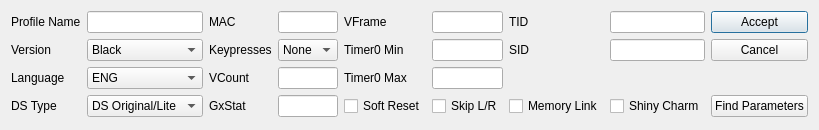
<?xml version="1.0" encoding="UTF-8"?>
<ui version="4.0">
 <class>ProfileEditor5</class>
 <widget class="QDialog" name="ProfileEditor5">
  <property name="geometry">
   <rect>
    <x>0</x>
    <y>0</y>
    <width>781</width>
    <height>130</height>
   </rect>
  </property>
  <property name="windowTitle">
   <string>Profile Editor Gen 5</string>
  </property>
  <layout class="QGridLayout" name="gridLayout">
   <item row="0" column="0">
    <widget class="QLabel" name="labelProfile">
     <property name="text">
      <string>Profile Name</string>
     </property>
    </widget>
   </item>
   <item row="0" column="1">
    <widget class="QLineEdit" name="lineEditProfile"/>
   </item>
   <item row="0" column="2">
    <widget class="QLabel" name="labelMAC">
     <property name="text">
      <string>MAC</string>
     </property>
    </widget>
   </item>
   <item row="0" column="3">
    <widget class="TextBox" name="textBoxMAC"/>
   </item>
   <item row="0" column="4">
    <widget class="QLabel" name="labelVFrame">
     <property name="text">
      <string>VFrame</string>
     </property>
    </widget>
   </item>
   <item row="0" column="5">
    <widget class="TextBox" name="textBoxVFrame"/>
   </item>
   <item row="0" column="6">
    <widget class="QLabel" name="labelTID">
     <property name="text">
      <string>TID</string>
     </property>
    </widget>
   </item>
   <item row="0" column="7">
    <widget class="TextBox" name="textBoxTID"/>
   </item>
   <item row="0" column="8">
    <widget class="QPushButton" name="pushButtonAccept">
     <property name="text">
      <string>Accept</string>
     </property>
    </widget>
   </item>
   <item row="1" column="0">
    <widget class="QLabel" name="labelVersion">
     <property name="text">
      <string>Version</string>
     </property>
    </widget>
   </item>
   <item row="1" column="1">
    <widget class="QComboBox" name="comboBoxVersion">
     <item>
      <property name="text">
       <string>Black</string>
      </property>
     </item>
     <item>
      <property name="text">
       <string>White</string>
      </property>
     </item>
     <item>
      <property name="text">
       <string>Black 2</string>
      </property>
     </item>
     <item>
      <property name="text">
       <string>White 2</string>
      </property>
     </item>
    </widget>
   </item>
   <item row="1" column="2">
    <widget class="QLabel" name="labelKeypresses">
     <property name="text">
      <string>Keypresses</string>
     </property>
    </widget>
   </item>
   <item row="1" column="3">
    <widget class="CheckList" name="comboBoxKeypresses">
     <item>
      <property name="text">
       <string>None</string>
      </property>
     </item>
     <item>
      <property name="text">
       <string>1</string>
      </property>
     </item>
     <item>
      <property name="text">
       <string>2</string>
      </property>
     </item>
     <item>
      <property name="text">
       <string>3</string>
      </property>
     </item>
    </widget>
   </item>
   <item row="1" column="4">
    <widget class="QLabel" name="labelTimer0Min">
     <property name="text">
      <string>Timer0 Min</string>
     </property>
    </widget>
   </item>
   <item row="1" column="5">
    <widget class="TextBox" name="textBoxTimer0Min"/>
   </item>
   <item row="1" column="6">
    <widget class="QLabel" name="labelSID">
     <property name="text">
      <string>SID</string>
     </property>
    </widget>
   </item>
   <item row="1" column="7">
    <widget class="TextBox" name="textBoxSID"/>
   </item>
   <item row="1" column="8">
    <widget class="QPushButton" name="pushButtonCancel">
     <property name="text">
      <string>Cancel</string>
     </property>
    </widget>
   </item>
   <item row="2" column="0">
    <widget class="QLabel" name="labelLanguage">
     <property name="text">
      <string>Language</string>
     </property>
    </widget>
   </item>
   <item row="2" column="1">
    <widget class="QComboBox" name="comboBoxLanguage">
     <item>
      <property name="text">
       <string>ENG</string>
      </property>
     </item>
     <item>
      <property name="text">
       <string>SPA</string>
      </property>
     </item>
     <item>
      <property name="text">
       <string>FRE</string>
      </property>
     </item>
     <item>
      <property name="text">
       <string>ITA</string>
      </property>
     </item>
     <item>
      <property name="text">
       <string>DEU</string>
      </property>
     </item>
     <item>
      <property name="text">
       <string>JPN</string>
      </property>
     </item>
     <item>
      <property name="text">
       <string>KOR</string>
      </property>
     </item>
    </widget>
   </item>
   <item row="2" column="2">
    <widget class="QLabel" name="labelVCount">
     <property name="text">
      <string>VCount</string>
     </property>
    </widget>
   </item>
   <item row="2" column="3">
    <widget class="TextBox" name="textBoxVCount"/>
   </item>
   <item row="2" column="4">
    <widget class="QLabel" name="labelTimer0Max">
     <property name="text">
      <string>Timer0 Max</string>
     </property>
    </widget>
   </item>
   <item row="2" column="5">
    <widget class="TextBox" name="textBoxTimer0Max"/>
   </item>
   <item row="3" column="0">
    <widget class="QLabel" name="labelDSType">
     <property name="text">
      <string>DS Type</string>
     </property>
    </widget>
   </item>
   <item row="3" column="1">
    <widget class="QComboBox" name="comboBoxDSType">
     <item>
      <property name="text">
       <string>DS Original/Lite</string>
      </property>
     </item>
     <item>
      <property name="text">
       <string>DSi/DSi XL</string>
      </property>
     </item>
     <item>
      <property name="text">
       <string>3DS</string>
      </property>
     </item>
    </widget>
   </item>
   <item row="3" column="2">
    <widget class="QLabel" name="labelGxStat">
     <property name="text">
      <string>GxStat</string>
     </property>
    </widget>
   </item>
   <item row="3" column="3">
    <widget class="TextBox" name="textBoxGxStat"/>
   </item>
   <item row="3" column="8">
    <widget class="QPushButton" name="pushButtonFindParameters">
     <property name="text">
      <string>Find Parameters</string>
     </property>
    </widget>
   </item>
   <item row="3" column="4">
    <widget class="QCheckBox" name="checkBoxSoftReset">
     <property name="text">
      <string>Soft Reset</string>
     </property>
    </widget>
   </item>
   <item row="3" column="5">
    <widget class="QCheckBox" name="checkBoxSkipLR">
     <property name="text">
      <string>Skip L/R</string>
     </property>
    </widget>
   </item>
   <item row="3" column="6">
    <widget class="QCheckBox" name="checkBoxMemoryLink">
     <property name="text">
      <string>Memory Link</string>
     </property>
    </widget>
   </item>
   <item row="3" column="7">
    <widget class="QCheckBox" name="checkBoxShinyCharm">
     <property name="text">
      <string>Shiny Charm</string>
     </property>
    </widget>
   </item>
  </layout>
 </widget>
 <customwidgets>
  <customwidget>
   <class>TextBox</class>
   <extends>QLineEdit</extends>
   <header>Forms/Controls/TextBox.hpp</header>
  </customwidget>
  <customwidget>
   <class>CheckList</class>
   <extends>QComboBox</extends>
   <header>Forms/Controls/CheckList.hpp</header>
   <slots>
    <slot>resetChecks()</slot>
   </slots>
  </customwidget>
 </customwidgets>
 <tabstops>
  <tabstop>lineEditProfile</tabstop>
  <tabstop>comboBoxVersion</tabstop>
  <tabstop>comboBoxLanguage</tabstop>
  <tabstop>comboBoxDSType</tabstop>
  <tabstop>textBoxMAC</tabstop>
  <tabstop>comboBoxKeypresses</tabstop>
  <tabstop>textBoxVCount</tabstop>
  <tabstop>textBoxGxStat</tabstop>
  <tabstop>textBoxVFrame</tabstop>
  <tabstop>textBoxTimer0Min</tabstop>
  <tabstop>textBoxTimer0Max</tabstop>
  <tabstop>textBoxTID</tabstop>
  <tabstop>textBoxSID</tabstop>
  <tabstop>checkBoxSoftReset</tabstop>
  <tabstop>checkBoxSkipLR</tabstop>
  <tabstop>checkBoxMemoryLink</tabstop>
  <tabstop>checkBoxShinyCharm</tabstop>
  <tabstop>pushButtonFindParameters</tabstop>
  <tabstop>pushButtonAccept</tabstop>
  <tabstop>pushButtonCancel</tabstop>
 </tabstops>
 <resources/>
 <connections>
  <connection>
   <sender>pushButtonCancel</sender>
   <signal>clicked()</signal>
   <receiver>ProfileEditor5</receiver>
   <slot>reject()</slot>
   <hints>
    <hint type="sourcelabel">
     <x>662</x>
     <y>53</y>
    </hint>
    <hint type="destinationlabel">
     <x>588</x>
     <y>82</y>
    </hint>
   </hints>
  </connection>
 </connections>
</ui>
